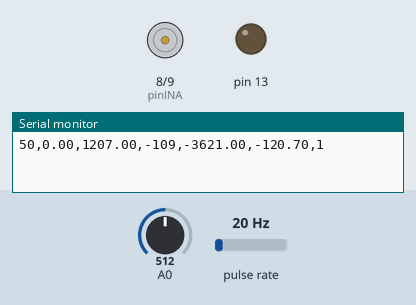
Simulated run of this sketch. Board: Arduino Uno, built with avr-gcc and run on an emulated ATmega328P. On the bench: motor-driver pin pairs drawn as motors (green arrow = first pin HIGH = forward, orange = second pin HIGH = backward, longer = more drive, scaled by the enable pin), output pins drawn as LEDs (lit = HIGH), the last lines printed to the serial monitor. Wiring (inferred from the names in the program): pulse sensor: data pin 2. Inputs (shaded band) come from the test bench; at power-on: pulse rate 20 Hz, A0 = 512.

Above: at 0.1 s.
At 1.2 s:
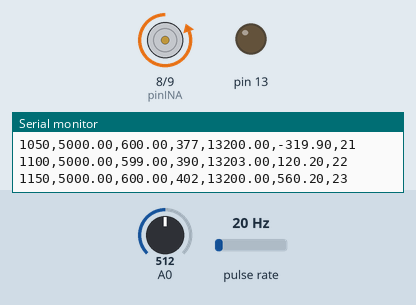
1.3 s: pulse rate (sensor on pin 2) set to 90 Hz
2.8 s: pulse rate (sensor on pin 2) set to 97 Hz
4.3 s: A0 set to 236
7.3 s: A0 set to 210
At 7.96 s:
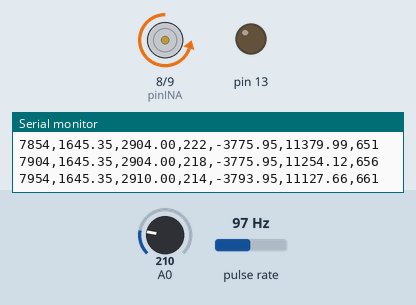
10.3 s: pulse rate (sensor on pin 2) set to 4 Hz
Timing chart, 0 to 12.9 s (numbered marks = the images above; inputs shaded):
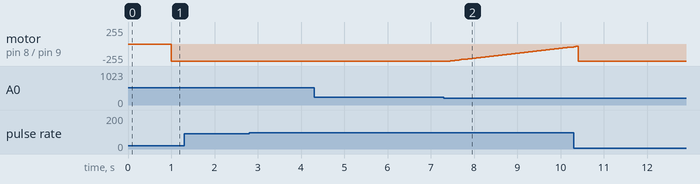

Measured:
- the behaviour switches between 220 and 219 on A0 (found by bisection; images 1 and 2)

The sketch:

RPM-Controller.ino
```cpp
#define pinIR 2
#define pinINA 8
#define pinINB 9
#define pinMotorPWM 10

volatile unsigned long tiempoPalas;
volatile unsigned long last_tiempoPalas;
volatile unsigned int vueltas;
int last_vueltas;

typedef struct Velocidad{
  float real;
  float target;
  float error;
  float last_error;
  float last_real;
  float errorSum;   //Para integrador
  float errorDeriv; //Para derivador
};

Velocidad RPM;

int Kp;
int Ki;
int velocidad;
long errorRegulador;

//Time variables.
unsigned long previousMillis = 0;
float sampleTime;
unsigned long currentMillis;

void doIR (){
  long now = micros();
  unsigned long aux = now - last_tiempoPalas;
  if(aux > 3000){
    vueltas ++;
    tiempoPalas = aux;
    last_tiempoPalas = now;
  }
}

void giraMotor(bool direccion, int velocidad) { // 0->CW 1->CCW / (0-255) velocidad
  if (direccion == 0) { //CW
    digitalWrite(pinINA, HIGH);
    digitalWrite(pinINB, LOW);
  }
  else { //CCW
    digitalWrite(pinINA, LOW);
    digitalWrite(pinINB, HIGH);
  }
  if (velocidad >= 0 && velocidad <= 255) {
    analogWrite(pinMotorPWM, velocidad);
  }
  else if (velocidad > 255) {
    analogWrite(pinMotorPWM, 255);
  }
  else{
    digitalWrite(pinMotorPWM, LOW);
  }
}

void computeRPM (){
  int diff = vueltas - last_vueltas;
  last_vueltas = vueltas;

  if (diff == 0){
    RPM.real = 0;
  }
  else{
    long tiempoPorVuelta;
    long aux;
    aux = tiempoPalas;
    tiempoPorVuelta = aux * 2;  //2 palas (helice)
    RPM.real = 60000000 / tiempoPorVuelta;
  }
}

float Compute_Regulador(){
    RPM.error = RPM.target - RPM.real;
    RPM.errorSum += RPM.error*sampleTime/1000;

    float result = (long)(Kp * RPM.error + Ki * RPM.errorSum);
    return result;
}

void setup() {
  Serial.begin(1000000);
  pinMode(13,OUTPUT);
  pinMode(pinIR, INPUT);
  attachInterrupt(0, doIR, FALLING); //Pin 2

  //Setup Motor
  pinMode(pinINA,OUTPUT);
  pinMode(pinINB,OUTPUT);
  pinMode(pinMotorPWM,OUTPUT);

  //Setup variables
  vueltas = 0;
  last_vueltas = 0;
  last_tiempoPalas = 0;
  RPM.real = 0;
  RPM.target = 0;

  Kp = 3;
  Ki = 2;
  sampleTime = 50; //ms
}

void loop() {
  currentMillis = millis();

  if (currentMillis - previousMillis >= sampleTime) {
    previousMillis = currentMillis;

    if(currentMillis >= 5000){
      RPM.target = analogRead(0)*7.835;
    }
    else if(currentMillis >= 1000){
      RPM.target = 5000;
    }

    computeRPM();
    errorRegulador = Compute_Regulador();

    velocidad = errorRegulador * 0.000574 * 51; //Pasamos de RPM a tension en PWM
    giraMotor(1,velocidad);

    //Prints
    Serial.print (currentMillis);
    Serial.print (",");
    Serial.print (RPM.target);
    Serial.print (",");
    Serial.print (RPM.real);
    Serial.print (",");
    Serial.print (velocidad);
    Serial.print (",");
    Serial.print (Kp * RPM.error);
    Serial.print (",");
    Serial.print (Ki * RPM.errorSum);
    Serial.print (",");
    Serial.println (vueltas);
  }
}
```
